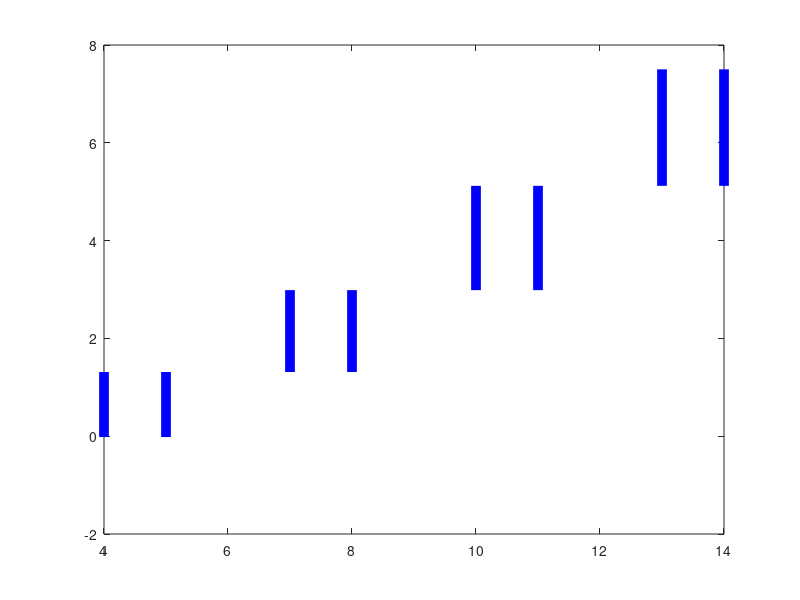

Recreate this plot in MATLAB. (Note: this script raises an error after producing the figure.)

% 
%a=[ 3, 6, 9, 12, 15]
% b=[0.9603,24.3146,1174.48,1.515*10^5,3.693*10^7]

x=[3,4,5,6,7,8,9,10,11,12,13,14,15 ]
y=[0.9603,5.2203,12.0448,20.5571,135.7004,448.3073, 970.873,1.101*10^4,4.796*10^4, 1.317*10^5, 1.719*10^6,   9.449 *10^6,  3.181*10^7]
    

plot(x,log10(y),'r*','LineWidth', 1.5, 'MarkerSize',8)


x4=[4, 4];
y4=[0.9603,20.5571]     

x5= [5, 5,]
y5=[0.9603,20.5571];

x7=[7,7];
y7=[20.5571,970.873];

x8=[8,8];
y8=[20.55716,970.873];


x10=[10,10];
y10=[970.873,1.317*10^5,  ];


x11=[11,11];
y11=[970.873,1.317*10^5,  ];

x13=[13,13];
y13=[ 1.317*10^5, 3.181*10^7];

x14=[14,14];
y14=[ 1.317*10^5, 3.181*10^7];


% plot(a,log10(b),'b* ','MarkerSize',7)
% hold on

plot(x4,log10(y4),'b- ','LineWidth', 7)
hold on

%grid on

h1=plot(x5,log10(y5),'b- ','LineWidth', 7)
hold on

h2=plot(x7,log10(y7),'b- ','LineWidth', 7)
hold on

h3=plot(x8,log10(y8),'b- ','LineWidth', 7)
hold on

h4=plot(x10,log10(y10),'b- ','LineWidth', 7)
hold on

h5=plot(x11,log10(y11),'b- ','LineWidth', 7)
hold on

h6=plot(x13,log10(y13),'b- ','LineWidth', 7)
hold on

h7=plot(x14,log10(y14),'b- ','LineWidth', 7)
hold on


 set(get(get(h1,'Annotation'),'LegendInformation'),'IconDisplayStyle','off'); 
 
  set(get(get(h2,'Annotation'),'LegendInformation'),'IconDisplayStyle','off'); 
   set(get(get(h3,'Annotation'),'LegendInformation'),'IconDisplayStyle','off'); 
    set(get(get(h4,'Annotation'),'LegendInformation'),'IconDisplayStyle','off'); 
     set(get(get(h5,'Annotation'),'LegendInformation'),'IconDisplayStyle','off'); 
        set(get(get(h6,'Annotation'),'LegendInformation'),'IconDisplayStyle','off');
           set(get(get(h7,'Annotation'),'LegendInformation'),'IconDisplayStyle','off');
% semilogy(a,(b),'bp ','MarkerSize',7)
% hold on
% 
% semilogy(x4,(y4),'b- ','LineWidth', 7)
% hold on
% 
% semilogy(x5,(y5),'b- ','LineWidth', 7)
% hold on
% 
% semilogy(x7,y7,'b- ','LineWidth', 7)
% hold on
% 
% semilogy(x8,(y8),'b- ','LineWidth', 7)
% hold on
% 
% semilogy(x10,(y10),'b- ','LineWidth', 7)
% hold on
% 
% semilogy(x11,(y11),'b- ','LineWidth', 7)
% hold on
% 
% semilogy(x13,(y13),'b- ','LineWidth', 7)
% hold on
% 
% semilogy(x14,(y14),'b- ','LineWidth', 7)
% hold on

%ylim( [ 10^(-1),  10^(-8)] );
plot(x,log10(y),'r*','LineWidth', 1.5, 'MarkerSize',12)


xlim( [ 3, 15] );
  
 xlabel('N','FontName','Times New Roman','FontWeight','bold');
 ylabel(' lg E(A)_{min} ','FontName','Times New Roman','FontWeight','bold');
 legend(['the estimated range of minimum cost  ',sprintf('\n'), 'when N/M is not  an integer'],['the minimum cost computed by NPGM'],'Location','SouthEast' )
 %,
 set(gca, 'LineWidth', 1.5);
      set(gca,'FontName','Times New Roman','FontWeight','bold')
  export_fig intenot.eps -painters -transparent 
  
